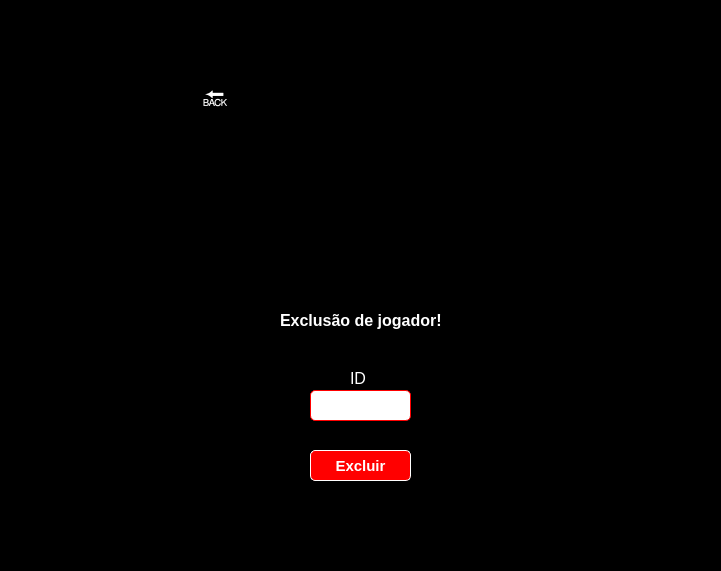
<?xml version="1.0" encoding="UTF-8"?>
<ui version="4.0">
 <class>tela_adicionar</class>
 <widget class="QMainWindow" name="tela_adicionar">
  <property name="geometry">
   <rect>
    <x>0</x>
    <y>0</y>
    <width>721</width>
    <height>571</height>
   </rect>
  </property>
  <property name="sizePolicy">
   <sizepolicy hsizetype="Fixed" vsizetype="Fixed">
    <horstretch>0</horstretch>
    <verstretch>0</verstretch>
   </sizepolicy>
  </property>
  <property name="windowTitle">
   <string>uno</string>
  </property>
  <property name="styleSheet">
   <string notr="true">background-color: rgb(0, 0, 0);</string>
  </property>
  <widget class="QWidget" name="centralwidget">
   <widget class="QLabel" name="label">
    <property name="geometry">
     <rect>
      <x>0</x>
      <y>0</y>
      <width>721</width>
      <height>571</height>
     </rect>
    </property>
    <property name="text">
     <string/>
    </property>
    <property name="pixmap">
     <pixmap>imagens/screen.jpg</pixmap>
    </property>
    <property name="scaledContents">
     <bool>true</bool>
    </property>
   </widget>
   <widget class="QFrame" name="frame">
    <property name="geometry">
     <rect>
      <x>190</x>
      <y>70</y>
      <width>341</width>
      <height>441</height>
     </rect>
    </property>
    <property name="sizePolicy">
     <sizepolicy hsizetype="Fixed" vsizetype="Fixed">
      <horstretch>0</horstretch>
      <verstretch>0</verstretch>
     </sizepolicy>
    </property>
    <property name="styleSheet">
     <string notr="true">border-radius:10px</string>
    </property>
    <property name="frameShape">
     <enum>QFrame::StyledPanel</enum>
    </property>
    <property name="frameShadow">
     <enum>QFrame::Raised</enum>
    </property>
    <widget class="QPushButton" name="btn_voltar">
     <property name="geometry">
      <rect>
       <x>0</x>
       <y>10</y>
       <width>51</width>
       <height>33</height>
      </rect>
     </property>
     <property name="font">
      <font>
       <pointsize>20</pointsize>
      </font>
     </property>
     <property name="cursor">
      <cursorShape>PointingHandCursor</cursorShape>
     </property>
     <property name="styleSheet">
      <string notr="true">QPushButton{
	
	
	background-color: rgb(0, 0, 0);
	color: rgb(255, 255, 255);
	border-radius:5px;
	
}
</string>
     </property>
     <property name="text">
      <string>🔙</string>
     </property>
    </widget>
    <widget class="QPushButton" name="btn_excluir">
     <property name="geometry">
      <rect>
       <x>120</x>
       <y>380</y>
       <width>101</width>
       <height>31</height>
      </rect>
     </property>
     <property name="font">
      <font>
       <pointsize>11</pointsize>
       <weight>75</weight>
       <bold>true</bold>
      </font>
     </property>
     <property name="cursor">
      <cursorShape>PointingHandCursor</cursorShape>
     </property>
     <property name="styleSheet">
      <string notr="true">QPushButton{
	
	background-color: rgb(255, 0, 0);
	color: rgb(255, 255, 255);
	border-radius:5px;
	border:1px solid white
}

QPushButton:hover{
	background-color: rgb(255, 255, 255);
	
	color: rgb(255, 0, 0);
}</string>
     </property>
     <property name="text">
      <string>Excluir</string>
     </property>
    </widget>
    <widget class="QLabel" name="txt_exclusao">
     <property name="geometry">
      <rect>
       <x>90</x>
       <y>230</y>
       <width>191</width>
       <height>41</height>
      </rect>
     </property>
     <property name="font">
      <font>
       <pointsize>12</pointsize>
       <weight>75</weight>
       <bold>true</bold>
      </font>
     </property>
     <property name="styleSheet">
      <string notr="true">color: rgb(255, 255, 255);</string>
     </property>
     <property name="text">
      <string>Exclusão de jogador!</string>
     </property>
    </widget>
    <widget class="QLineEdit" name="inpunt_id">
     <property name="geometry">
      <rect>
       <x>120</x>
       <y>320</y>
       <width>101</width>
       <height>31</height>
      </rect>
     </property>
     <property name="font">
      <font>
       <pointsize>12</pointsize>
      </font>
     </property>
     <property name="styleSheet">
      <string notr="true">QLineEdit{
background-color: rgb(255, 255, 255);
border:1px solid red;
border-radius: 5px
}</string>
     </property>
     <property name="maxLength">
      <number>15</number>
     </property>
    </widget>
    <widget class="QLabel" name="txt_id">
     <property name="geometry">
      <rect>
       <x>160</x>
       <y>300</y>
       <width>16</width>
       <height>17</height>
      </rect>
     </property>
     <property name="font">
      <font>
       <pointsize>12</pointsize>
      </font>
     </property>
     <property name="styleSheet">
      <string notr="true">color: rgb(255, 255, 255);
background-color: rgb(0, 0, 0,5);</string>
     </property>
     <property name="text">
      <string>ID</string>
     </property>
    </widget>
    <widget class="QLabel" name="label_2">
     <property name="geometry">
      <rect>
       <x>50</x>
       <y>20</y>
       <width>231</width>
       <height>201</height>
      </rect>
     </property>
     <property name="text">
      <string/>
     </property>
     <property name="pixmap">
      <pixmap>imagens/uno1.png</pixmap>
     </property>
    </widget>
   </widget>
  </widget>
 </widget>
 <resources/>
 <connections/>
</ui>
